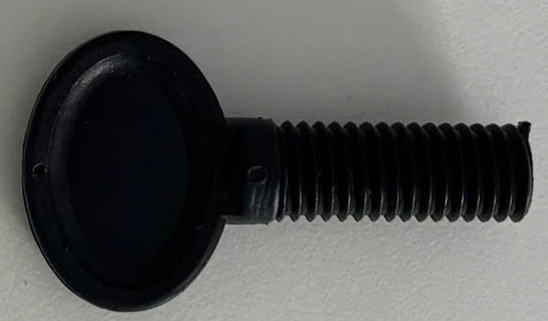
#> input picture src/data/sample/sample.jpg, 548 x 321 px, found by its file name
$ python mutil_matching_v1.py
#> lines starting #> are read from the running program, lines starting #| are printed output that depends on the picture; after the words box and inside, x2 and y2 are one past the last pixel; in counts of white or black regions, pixels touching at a corner belong together
import cv2
import numpy as np

def rotate_image(image, angle):
    """Hàm để xoay một hình ảnh theo một góc nhất định mà vẫn giữ nguyên hình dạng của vật"""
    (h, w) = image.shape[:2]
    center = (w / 2, h / 2)
    M = cv2.getRotationMatrix2D(center, angle, 1.0)

    # Tính toán kích thước mới của ảnh
    abs_cos = abs(M[0, 0])
    abs_sin = abs(M[0, 1])
    new_w = int(h * abs_sin + w * abs_cos)
    new_h = int(h * abs_cos + w * abs_sin)

    # Điều chỉnh ma trận xoay để đảm bảo ảnh không bị cắt
    M[0, 2] += (new_w / 2) - center[0]
    M[1, 2] += (new_h / 2) - center[1]

    # Xoay ảnh với kích thước mới
    rotated = cv2.warpAffine(image, M, (new_w, new_h))
    return rotated

def match_and_draw_rotations(template_path, scene_path):
    # Load ảnh
#> called with template_path = 'src\\data\\sample\\sample.jpg', scene_path = 'src\\data\\sample\\2.jpg'
    template_ori = cv2.imread(template_path, cv2.IMREAD_COLOR)
#> template_ori is the input picture: shape (321, 548, 3); mean B, G, R 86.5, 87.9, 87.2
    scene = cv2.imread(scene_path, cv2.IMREAD_COLOR)
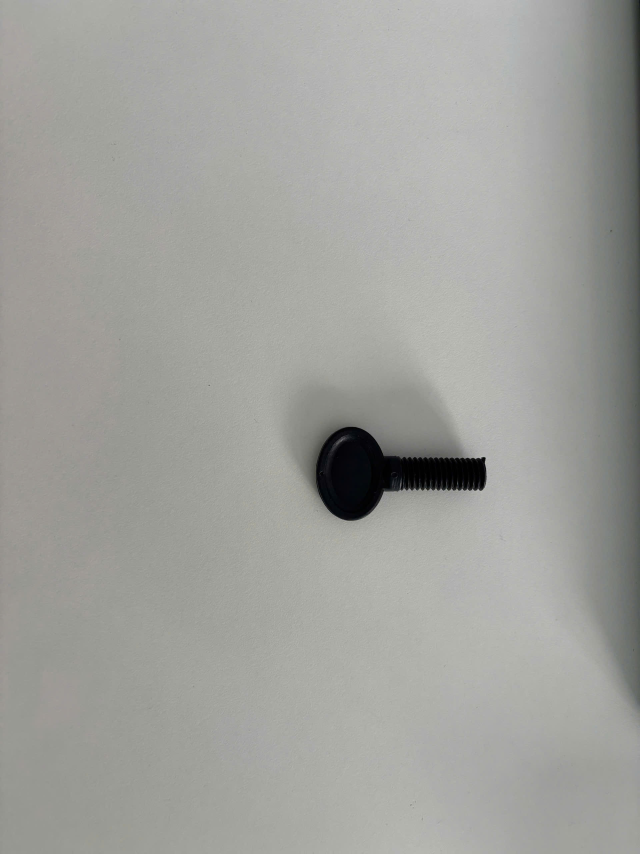
#> input picture src/data/sample/2.jpg, 1920 x 2560 px, found by its file name (shown at 1/3 size)
#> scene is the input picture: shape (2560, 1920, 3); mean B, G, R 156.5, 160.8, 160.4

    # Resize nhỏ để chạy nhanh hơn
    template_ori = cv2.resize(template_ori, (template_ori.shape[1]//2, template_ori.shape[0]//2))
#> template_ori: shape (160, 274, 3)
    scene = cv2.resize(scene, (scene.shape[1]//2, scene.shape[0]//2))
#> scene: shape (1280, 960, 3)

    # ORB detector
    orb = cv2.ORB_create(5000)
    bf = cv2.BFMatcher(cv2.NORM_HAMMING, crossCheck=False)

    best_matches = []
    best_dst = None
    best_angle = None
    best_kp1, best_kp2 = None, None
    best_good = None

    # Quét góc xoay
    for angle in range(0, 360, 1):
        template = rotate_image(template_ori, angle)

        kp1, des1 = orb.detectAndCompute(template, None)
        kp2, des2 = orb.detectAndCompute(scene, None)
        if des1 is None or des2 is None:
            continue

        matches = bf.knnMatch(des1, des2, k=2)

        # Ratio test
        good = []
        for m, n in matches:
            if m.distance < 0.75 * n.distance:
                good.append(m)

        if len(good) > 5:
            src_pts = np.float32([kp1[m.queryIdx].pt for m in good]).reshape(-1, 1, 2)
            dst_pts = np.float32([kp2[m.trainIdx].pt for m in good]).reshape(-1, 1, 2)

            M, mask = cv2.findHomography(src_pts, dst_pts, cv2.RANSAC, 5.0)
            if M is not None:
                h, w = template.shape[:2]
                pts = np.float32([[0,0],[0,h],[w,h],[w,0]]).reshape(-1,1,2)
                dst = cv2.perspectiveTransform(pts, M)


                if len(good) > len(best_matches):
                    best_matches = good
                    best_dst = dst
                    best_angle = angle
                    best_kp1, best_kp2 = kp1, kp2
                    best_good = good
#> this loop made 360 passes
#> (matches, dst) on passes 7, 10, 11, 26, 29, 34: (307 matches, [[466.1, 597], [447.6, 782.7], [734, 813.6], [753.6, 627]]), (323 matches, [[469, 582.5], [440, 780.9], [728.8, 826.3], [762.2, 628.9]]), (332 matches, [[463.7, 568], [451, 773.7], [716.7, 823], [790.8, 619.8]]), (400 matches, [[513, 523.5], [401, 757.2], [689.6, 892.7], [796.9, 653.9]]), (418 matches, [[524.6, 512.7], [397.8, 749.9], [676, 898.9], [804, 660.8]]), (415 matches, [[549.8, 505.4], [397.5, 737.3], [654, 916.8], [811.7, 672]])
#> matches on passes 1 to 6: 307 matches, 286 matches, 304 matches, 297 matches, 313 matches, 302 matches
#> pass 2, in rotate_image (call 2), `rotated = cv2.warpAffine(image, M, (new_w, new_h))`:
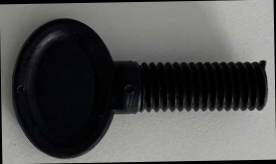
#> rotated: shape (164, 276, 3); mean B, G, R 83.6, 84.9, 84.3
#> pass 3, in rotate_image (call 3), `rotated = cv2.warpAffine(image, M, (new_w, new_h))`:
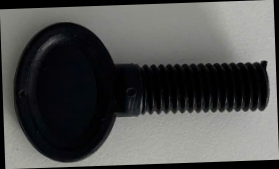
#> rotated: shape (169, 279, 3); mean B, G, R 80.3, 81.6, 81
#> after the loop:
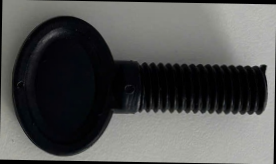
#> template: shape (164, 276, 3); mean B, G, R 83.6, 84.9, 84.3

    # Vẽ kết quả
    if best_dst is not None:
        scene_result = scene.copy()
        # Vẽ bounding box
        cv2.polylines(scene_result, [np.int32(best_dst)], True, (0, 255, 0), 3)
        cv2.putText(scene_result, f"Angle: {best_angle} deg", (30,30),
                    cv2.FONT_HERSHEY_SIMPLEX, 1, (0,0,255), 2)
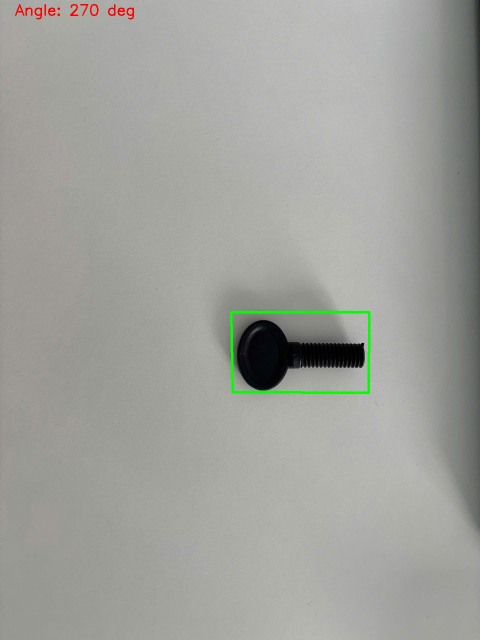
#> scene_result: shape (1280, 960, 3) (shown at 1/2 size); mean B, G, R 155.9, 161.1, 160

        # Vẽ keypoint matches (chỉ lấy 30 cái để dễ nhìn)
        match_img = cv2.drawMatches(template_ori, best_kp1, scene_result, best_kp2,
                                    best_good[:30], None,
                                    flags=cv2.DrawMatchesFlags_NOT_DRAW_SINGLE_POINTS)
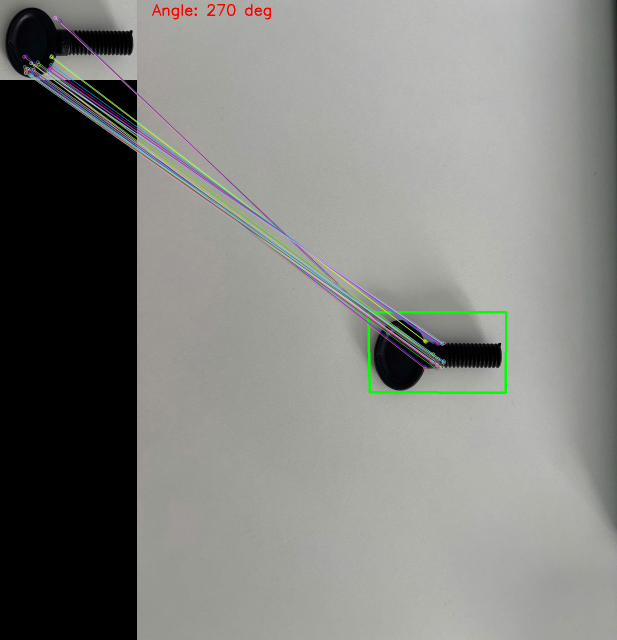
#> match_img: shape (1280, 1234, 3) (shown at 1/2 size); mean B, G, R 124.6, 128.4, 127.6

        # Vẽ bounding box với số thứ tự góc
        for i, p in enumerate(dst):
            x, y = int(p[0][0]), int(p[0][1])
            cv2.circle(scene_result, (x,y), 5, (255,0,0), -1)
            cv2.putText(scene_result, str(i+1), (x+10,y-10),
                        cv2.FONT_HERSHEY_SIMPLEX, 0.7, (255,0,0), 2)
#> this loop made 4 passes
#> p on passes 1 to 4: [[465.7, 626.4]], [[464.1, 789.1]], [[739.6, 786.5]], [[739, 619.5]]
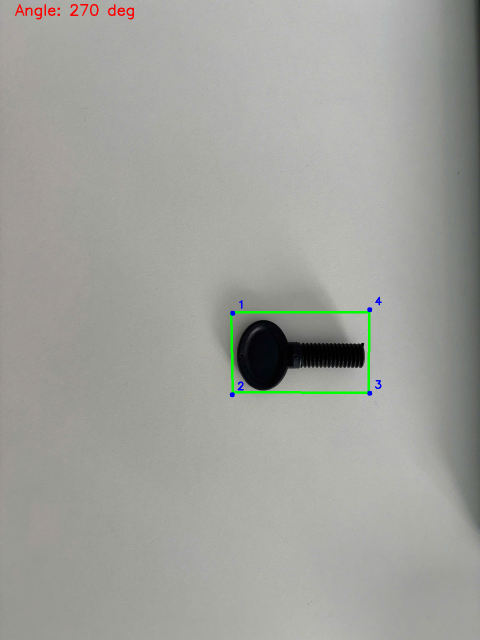
#> scene_result: shape (1280, 960, 3) (shown at 1/2 size); 0.06% of pixels changed, all inside (x1, y1, x2, y2) = (459, 593, 764, 795)

        cv2.imshow("Best Match with Box", match_img)
        cv2.waitKey(0)
        cv2.destroyAllWindows()
    else:
        print("Không tìm thấy match nào đủ tốt.")

# Test
match_and_draw_rotations(r"src\data\sample\sample.jpg", r"src\data\sample\2.jpg")
